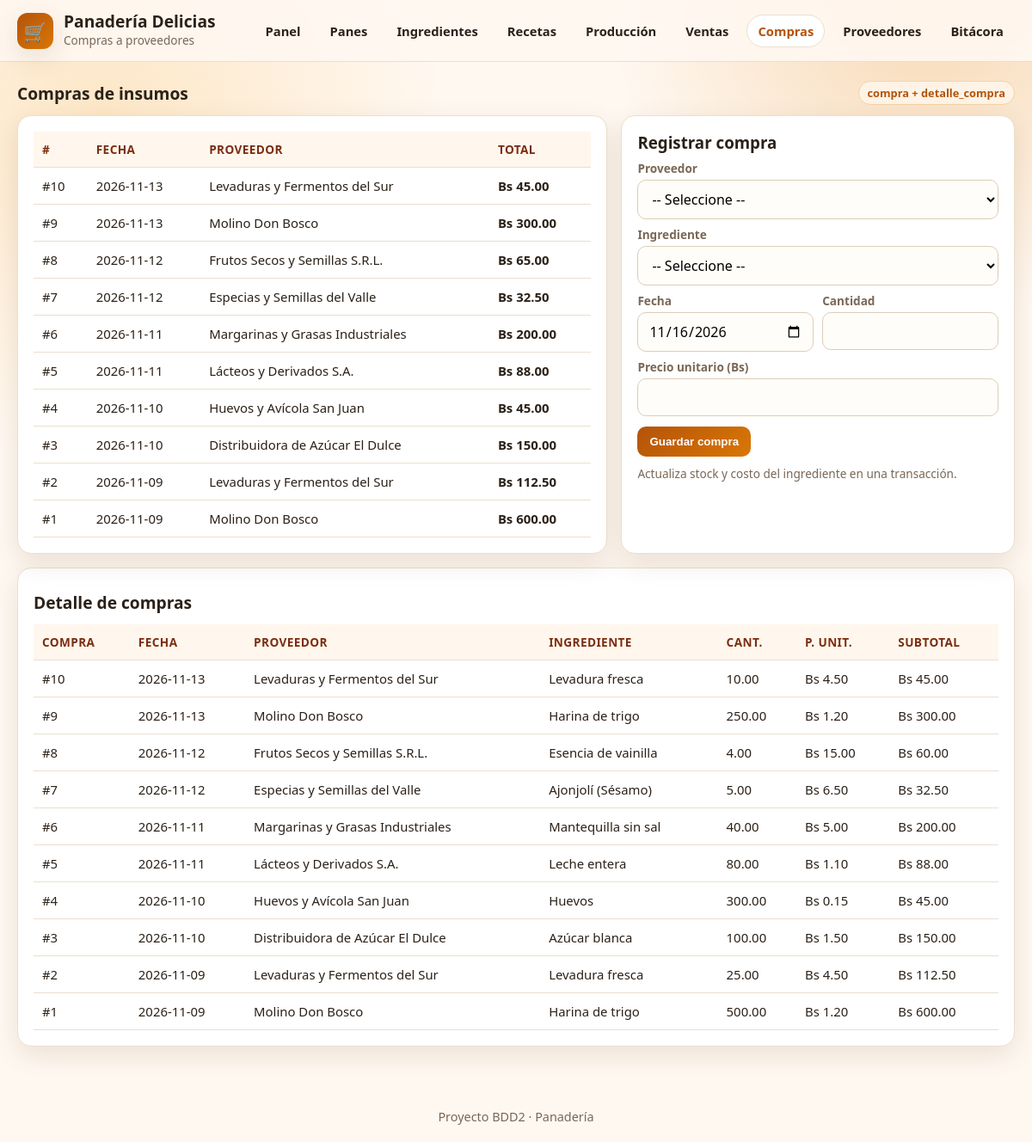
/panaderia/compras.php, run on the app's committed database.
### tables this page shows
create table compra (
id_compra int auto_increment primary key,
id_proveedor int not null,
fecha date,
total decimal(10,2),

    CONSTRAINT fk_compra_proveedor
        FOREIGN KEY (id_proveedor) REFERENCES proveedor(id_proveedor),
    CHECK (total >= 0)
);

create table proveedor (
    id_proveedor int auto_increment primary key,
    nombre varchar(100) not null,
    telefono varchar(20),
    direccion varchar(100)
);

create table ingrediente (
id_ingrediente int auto_increment primary key,
nombre varchar (100) not null,
unidad_medida varchar (50),
stock decimal(10,2),
precio_unitario decimal(10,2),
    CHECK (stock >= 0),
    CHECK (precio_unitario >= 0)
);

create table detalle_compra (
id_detalle_compra int auto_increment primary key,
id_compra int,
id_ingrediente int,
cantidad decimal(10,2) not null,
precio_unitario decimal(10,2) not null,
CHECK (cantidad > 0),
CHECK (precio_unitario >= 0),

    CONSTRAINT fk_detallecompra_compra
        FOREIGN KEY (id_compra) REFERENCES compra(id_compra),
    CONSTRAINT fk_detallecompra_ingrediente
        FOREIGN KEY (id_ingrediente) REFERENCES ingrediente(id_ingrediente)

);

### panaderia/conexion.php (called while the page is built, shortened)
<?php
function h($v) { return htmlspecialchars((string)$v, ENT_QUOTES, 'UTF-8'); }
function q($conexion, $sql) { return $conexion->query($sql); }

### panaderia/compras.php (the view, shortened to what this page needs)
<?php
require_once 'conexion.php';
$compras=q($conexion,"SELECT c.id_compra,c.fecha,p.nombre proveedor,c.total FROM compra c JOIN proveedor p ON c.id_proveedor=p.id_proveedor ORDER BY c.fecha DESC,c.id_compra DESC");
$detalle=q($conexion,"SELECT c.id_compra,c.fecha,p.nombre proveedor,i.nombre ingrediente,dc.cantidad,dc.precio_unitario,(dc.cantidad*dc.precio_unitario) subtotal FROM compra c JOIN proveedor p ON c.id_proveedor=p.id_proveedor JOIN detalle_compra dc ON c.id_compra=dc.id_compra JOIN ingrediente i ON dc.id_ingrediente=i.id_ingrediente ORDER BY c.id_compra DESC,dc.id_detalle_compra DESC LIMIT 20");
?>
<!DOCTYPE html><html lang="es"><head><meta charset="UTF-8"><meta name="viewport" content="width=device-width,initial-scale=1.0"><title>Compras - Panadería</title></head><body>
<header><div class="topbar"><div class="brand"><div class="logo">🛒</div><div><h1>Panadería Delicias</h1><span>Compras a proveedores</span></div></div>
<nav><a href="index.php">Panel</a><a href="productos.php">Panes</a><a href="ingredientes.php">Ingredientes</a><a href="recetas.php">Recetas</a><a href="produccion.php">Producción</a><a href="ventas.php">Ventas</a><a class="activo" href="compras.php">Compras</a><a href="proveedores.php">Proveedores</a><a href="auditoria.php">Bitácora</a></nav></div></header>
<div class="contenedor">
  <div class="section-title"><h3>Compras de insumos</h3><span class="badge">compra + detalle_compra</span></div>
  <div class="layout">
    <div class="card"><table><thead><tr><th>#</th><th>Fecha</th><th>Proveedor</th><th>Total</th></tr></thead><tbody>
      <?php if($compras&&$compras->num_rows): while($r=$compras->fetch_assoc()): ?>
      <tr><td>#<?= h($r['id_compra']) ?></td><td><?= h($r['fecha']) ?></td><td><?= h($r['proveedor']) ?></td><td><strong>Bs <?= number_format((float)$r['total'],2) ?></strong></td></tr>
      <?php endwhile; else: ?><tr><td colspan="4" class="muted">Sin compras.</td></tr><?php endif; ?>
    </tbody></table></div>
    <div class="card"><h3 style="margin-bottom:8px">Registrar compra</h3>
      <form method="post"><input type="hidden" name="accion" value="comprar">
        <label>Proveedor</label><select name="id_proveedor" required><option value="">-- Seleccione --</option></select>
        <label>Ingrediente</label><select name="id_ingrediente" required><option value="">-- Seleccione --</option></select>
        <div class="row"><div><label>Fecha</label><input type="date" name="fecha" value="<?= date('Y-m-d') ?>" required></div>
        <div><label>Cantidad</label><input type="number" step="0.01" min="0.01" name="cantidad" required></div></div>
        <label>Precio unitario (Bs)</label><input type="number" step="0.01" min="0" name="precio_unitario" required>
        <div style="margin-top:12px"><button type="submit">Guardar compra</button></div>
      </form>
      <p class="muted" style="margin-top:10px;font-size:.85rem">Actualiza stock y costo del ingrediente en una transacción.</p>
    </div>
  </div>
  <div class="card" style="margin-top:16px"><div class="section-title"><h3>Detalle de compras</h3></div>
    <table><thead><tr><th>Compra</th><th>Fecha</th><th>Proveedor</th><th>Ingrediente</th><th>Cant.</th><th>P. Unit.</th><th>Subtotal</th></tr></thead><tbody>
    <?php if($detalle&&$detalle->num_rows): while($r=$detalle->fetch_assoc()): ?>
      <tr><td>#<?= h($r['id_compra']) ?></td><td><?= h($r['fecha']) ?></td><td><?= h($r['proveedor']) ?></td><td><?= h($r['ingrediente']) ?></td><td><?= number_format((float)$r['cantidad'],2) ?></td><td>Bs <?= number_format((float)$r['precio_unitario'],2) ?></td><td>Bs <?= number_format((float)$r['subtotal'],2) ?></td></tr>
    <?php endwhile; else: ?><tr><td colspan="7" class="muted">Sin detalle.</td></tr><?php endif; ?>
    </tbody></table>
  </div>
</div>
<footer>Proyecto BDD2 · Panadería</footer></body></html>

### panaderia/compras.php (style rules this page uses)
:root { --bg: #fff8f1; --card: #ffffff; --ink: #2b2118; --muted: #7a6756; --brand: #b45309; --brand2: #d97706; --accent: #16a34a; --danger: #dc2626; --line: #eadfce; --shadow: 0 10px 30px rgba(92, 55, 20, .12); }
* { box-sizing: border-box; margin: 0; padding: 0; }
body { font-family: "Segoe UI", Tahoma, sans-serif; color: var(--ink); background: radial-gradient(circle at 10% 10%, #fde7c7 0, transparent 25%), radial-gradient(circle at 90% 0%, #f7d9b5 0, transparent 22%), var(--bg); min-height: 100vh; }
header { position: sticky; top: 0; z-index: 10; backdrop-filter: blur(8px); background: rgba(255, 248, 241, .9); border-bottom: 1px solid var(--line); }
.topbar { max-width: 1200px; margin: 0 auto; padding: 14px 20px; display: flex; align-items: center; justify-content: space-between; gap: 16px; flex-wrap: wrap; }
.brand { display: flex; align-items: center; gap: 12px; }
.logo { width: 42px; height: 42px; border-radius: 12px; background: linear-gradient(135deg, var(--brand), var(--brand2)); color: #fff; display: grid; place-items: center; font-size: 22px; box-shadow: var(--shadow); }
.brand h1 { font-size: 1.2rem; line-height: 1.1; }
.brand span { color: var(--muted); font-size: .85rem; }
nav { display: flex; flex-wrap: wrap; gap: 8px; }
nav a { text-decoration: none; color: var(--ink); padding: 8px 12px; border-radius: 999px; border: 1px solid transparent; font-weight: 600; font-size: .92rem; }
nav a:hover, nav a.activo { background: #fff; border-color: var(--line); color: var(--brand); }
.contenedor { max-width: 1200px; margin: 22px auto; padding: 0 20px 30px; }
.card { background: var(--card); border: 1px solid var(--line); border-radius: 16px; padding: 18px; box-shadow: var(--shadow); }
.section-title { display: flex; align-items: center; justify-content: space-between; margin: 8px 0 12px; gap: 10px; flex-wrap: wrap; }
.section-title h3 { font-size: 1.2rem; }
.badge { background: #fff3e6; color: var(--brand); border: 1px solid #f3d3a8; padding: 4px 10px; border-radius: 999px; font-size: .8rem; font-weight: 600; }
table { width: 100%; border-collapse: collapse; }
th, td { padding: 11px 10px; border-bottom: 1px solid var(--line); text-align: left; font-size: .93rem; }
th { background: #fff7ed; color: #7c2d12; font-size: .85rem; text-transform: uppercase; letter-spacing: .03em; }
.layout { display: grid; grid-template-columns: 1.2fr .8fr; gap: 16px; }
form .row { display: grid; grid-template-columns: 1fr 1fr; gap: 10px; }
label { display: block; font-size: .85rem; color: var(--muted); margin: 8px 0 4px; font-weight: 600; }
input, select, textarea { width: 100%; padding: 10px 12px; border: 1px solid #dccdb8; border-radius: 10px; font: inherit; background: #fffdf9; }
button, .btn { background: linear-gradient(135deg, var(--brand), var(--brand2)); color: #fff; border: none; padding: 10px 14px; border-radius: 10px; font-weight: 700; cursor: pointer; text-decoration: none; display: inline-block; }
footer { text-align: center; color: var(--muted); padding: 20px; font-size: .9rem; }
.muted { color: var(--muted); }

### data on the page
compra: id_compra "10", fecha "2026-11-13", id_proveedor.nombre "Levaduras y Fermentos del Sur", total "45.00", ingrediente.nombre "Levadura fresca", detalle_compra.cantidad "10.00", detalle_compra.precio_unitario "4.50", subtotal "45.00"
compra: id_compra "9", fecha "2026-11-13", id_proveedor.nombre "Molino Don Bosco", total "300.00", ingrediente.nombre "Harina de trigo", detalle_compra.cantidad "250.00", detalle_compra.precio_unitario "1.20", subtotal "300.00"
compra: id_compra "8", fecha "2026-11-12", id_proveedor.nombre "Frutos Secos y Semillas S.R.L.", total "65.00", ingrediente.nombre "Esencia de vainilla", detalle_compra.cantidad "4.00", detalle_compra.precio_unitario "15.00", subtotal "60.00"
compra: id_compra "7", fecha "2026-11-12", id_proveedor.nombre "Especias y Semillas del Valle", total "32.50", ingrediente.nombre "Ajonjolí (Sésamo)", detalle_compra.cantidad "5.00", detalle_compra.precio_unitario "6.50", subtotal "32.50"
compra: id_compra "6", fecha "2026-11-11", id_proveedor.nombre "Margarinas y Grasas Industriales", total "200.00", ingrediente.nombre "Mantequilla sin sal", detalle_compra.cantidad "40.00", detalle_compra.precio_unitario "5.00", subtotal "200.00"
compra: id_compra "5", fecha "2026-11-11", id_proveedor.nombre "Lácteos y Derivados S.A.", total "88.00", ingrediente.nombre "Leche entera", detalle_compra.cantidad "80.00", detalle_compra.precio_unitario "1.10", subtotal "88.00"
compra: id_compra "4", fecha "2026-11-10", id_proveedor.nombre "Huevos y Avícola San Juan", total "45.00", ingrediente.nombre "Huevos", detalle_compra.cantidad "300.00", detalle_compra.precio_unitario "0.15", subtotal "45.00"
compra: id_compra "3", fecha "2026-11-10", id_proveedor.nombre "Distribuidora de Azúcar El Dulce", total "150.00", ingrediente.nombre "Azúcar blanca", detalle_compra.cantidad "100.00", detalle_compra.precio_unitario "1.50", subtotal "150.00"
compra: id_compra "2", fecha "2026-11-09", id_proveedor.nombre "Levaduras y Fermentos del Sur", total "112.50", ingrediente.nombre "Levadura fresca", detalle_compra.cantidad "25.00", detalle_compra.precio_unitario "4.50", subtotal "112.50"
compra: id_compra "1", fecha "2026-11-09", id_proveedor.nombre "Molino Don Bosco", total "600.00", ingrediente.nombre "Harina de trigo", detalle_compra.cantidad "500.00", detalle_compra.precio_unitario "1.20", subtotal "600.00"
